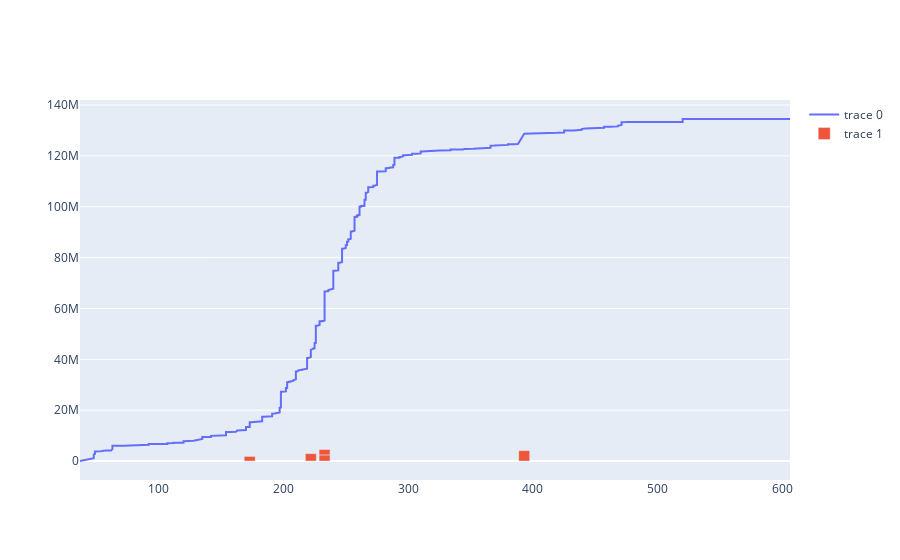

Notebook code cell kept with this figure:
### Code cell
import plotly.graph_objects as go

fig = go.Figure()

fig.add_trace(go.Scatter(
    x=df_numeros["FECHA DE PAGO "],
    y=acumulado,
    hovertemplate="%{y}%{_xother}"
))

fig.add_trace(go.Bar(
    x=M_gastos["FECHA DE PAGO "],
    y=M_gastos["SUBTOTAL"],
    hovertemplate="%{y}%{_xother}"
))

fig.update_layout(hovermode="x unified")
fig.show()
print(df_numeros["FECHA DE PAGO "].isna().sum(), acumulado.isna().sum())
print(M_gastos["FECHA DE PAGO "].isna().sum(), M_gastos["SUBTOTAL"].isna().sum())

### Figure 1 — Plotly figure (JSON) as saved in the notebook; plotly's stock layout.template omitted (floating-point values rounded to 4 significant figures; data arrays with more than 128 entries replaced by an {"elided": "..."} marker saying what was removed)
{"data": [{"hovertemplate": "%{y}%{_xother}", "type": "scatter", "x": {"elided": "7173 float values"}, "y": {"elided": "7173 float values"}}, {"hovertemplate": "%{y}%{_xother}", "type": "bar", "x": [173.0, 222.0, 233.0, 233.0, 393.0], "y": [1819000.0, 2911000.0, 2414000.0, 2110000.0, 4075000.0]}], "layout": {"hovermode": "x unified"}}
